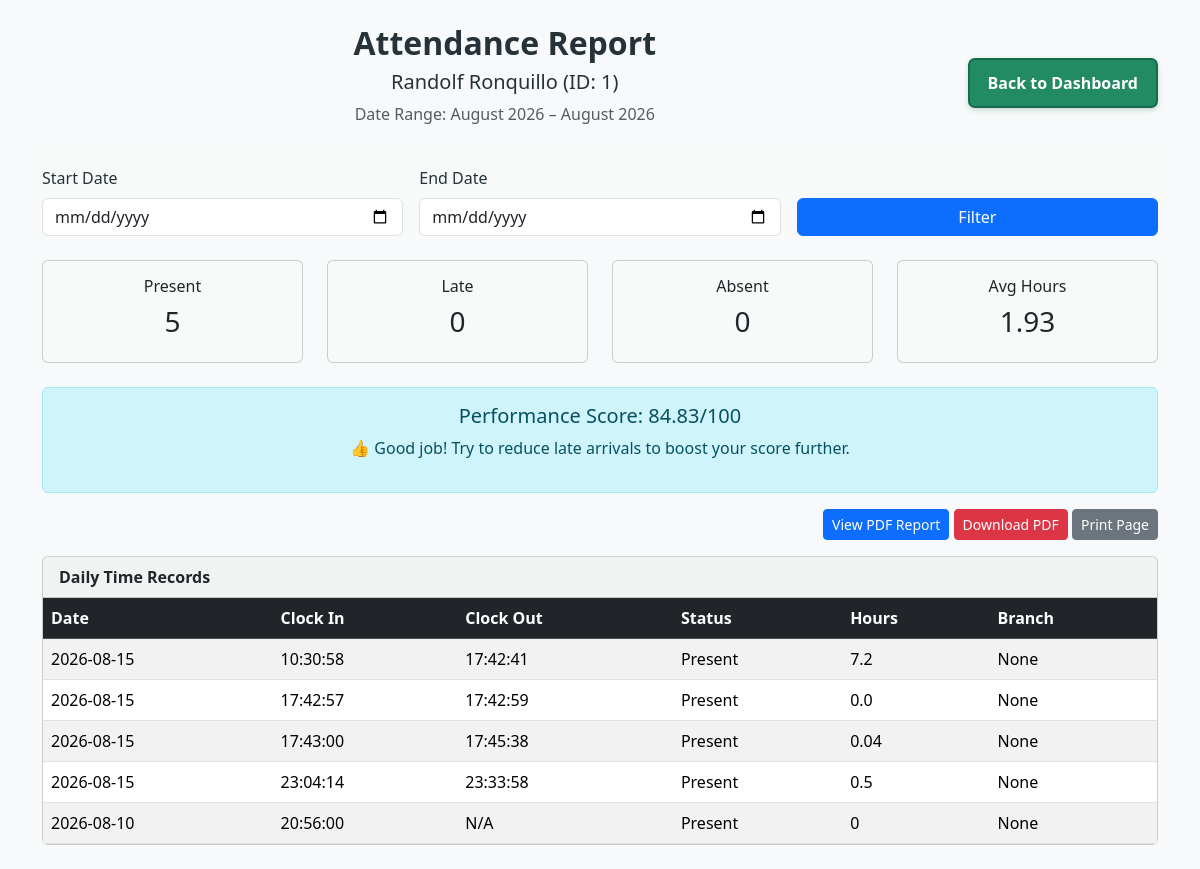
Page /attendance/1 (signed in) on the committed database.
### models.py (models this page shows, shortened)
class Employee(db.Model, UserMixin):
    __tablename__ = "employees"   # ✅ important para tugma sa foreign keys
    id = db.Column(db.Integer, primary_key=True)
    first_name = db.Column(db.String(50))
    last_name = db.Column(db.String(50))
    dob = db.Column(db.Date, nullable=True)
    role = db.Column(db.String(20))          # Staff/Admin/Employee
    company = db.Column(db.String(50))       # Trece-Uno / Auto Expert
    email = db.Column(db.String(100))        # not unique
    contact_no = db.Column(db.String(20))
    password = db.Column(db.String(200))
    profile_pic = db.Column(db.String(200))
    registered_at = db.Column(db.DateTime, default=datetime.utcnow, nullable=True)
    address = db.Column(db.String(200))
    date_started = db.Column(db.Date)
    sss = db.Column(db.String(50))
    philhealth = db.Column(db.String(50))
    tin = db.Column(db.String(50))
    pagibig = db.Column(db.String(50))
    emergency_person = db.Column(db.String(100))
    emergency_contact = db.Column(db.String(100))
    emergency_address = db.Column(db.String(200))
    sil_credits = db.Column(db.Integer, default=5)
    sil_eligible = db.Column(db.Boolean, nullable=False, default=True)
    merit_points = db.Column(db.Integer, default=0)
    demerit_points = db.Column(db.Integer, default=0)
    daily_rate = db.Column(db.Float, default=695.0)
    allowance = db.Column(db.Float, default=0.0)
    incentives = db.Column(db.Float, default=0.0)
    loan_balance = db.Column(db.Float, default=0.0)
    sl_credits = db.Column(db.Integer, default=5)
    attendances = db.relationship("Attendance", back_populates="employee", lazy=True)
    leave_requests = db.relationship("LeaveRequest", backref="employee", lazy=True)
    loans = db.relationship("Loan", backref="employee", lazy=True)
    payrolls = db.relationship("Payroll", backref="employee", lazy=True)
    redemptions = db.relationship("RedemptionHistory", backref="employee", lazy=True)

class Attendance(db.Model):
    __tablename__ = "attendances"
    id = db.Column(db.Integer, primary_key=True)
    employee_id = db.Column(db.Integer, db.ForeignKey("employees.id"), nullable=False)
    date = db.Column(db.Date, nullable=False)
    clock_in = db.Column(db.DateTime, nullable=True)
    clock_out = db.Column(db.DateTime, nullable=True)
    status = db.Column(db.String(20), nullable=False)
    hours = db.Column(db.Float, nullable=True)
    company = db.Column(db.String(50), nullable=True)
    overtime_hours = db.Column(db.Float, default=0.0)
    is_weekday_ot = db.Column(db.Boolean, default=False)
    is_restday_ot = db.Column(db.Boolean, default=False)
    is_holiday_ot = db.Column(db.Boolean, default=False)
    ot_status = db.Column(db.String(20), default="Pending")
    employee = db.relationship("Employee", back_populates="attendances")

### hris.py (the view, shortened to what this page needs)
@app.route('/attendance/<int:employee_id>')
@login_required
def attendance(employee_id):
    emp = Employee.query.get_or_404(employee_id)
    history = Attendance.query.filter_by(employee_id=employee_id).order_by(Attendance.date.desc()).all()
    total_present = sum(1 for log in history if log.status == "Present")
    total_late = sum(1 for log in history if log.status == "Late")
    total_absent = sum(1 for log in history if log.status == "Absent")
    total_days = len(history)
    total_hours = sum(((log.clock_out - log.clock_in).seconds / 3600)
                      for log in history if log.clock_in and log.clock_out)
    valid_days = sum(1 for log in history if log.clock_in and log.clock_out)
    avg_hours = total_hours / valid_days if valid_days else 0
    punctuality_score = (total_present / total_days) * 50 if total_days else 0
    attendance_score = ((total_present + total_late) / total_days) * 30 if total_days else 0
    productivity_score = (avg_hours / 8) * 20
    performance_score = round(punctuality_score + attendance_score + productivity_score, 2)
    if performance_score >= 85:
        motivation = "🌟 Excellent work! Keep maintaining your punctuality and consistency."
    elif performance_score >= 70:
        motivation = "👍 Good job! Try to reduce late arrivals to boost your score further."
    elif performance_score >= 50:
        motivation = "⚠️ Needs improvement. Focus on being on time and completing full shifts."
    else:
        motivation = "❌ Attendance is affecting performance. Let's work on discipline and consistency."
    dtr_records = []
    for log in history:
        hours_worked = (log.clock_out - log.clock_in).seconds / 3600 if log.clock_in and log.clock_out else 0
        dtr_records.append({
            "date": log.date.strftime('%Y-%m-%d'),
            "clock_in": log.clock_in.strftime('%H:%M:%S') if log.clock_in else "N/A",
            "clock_out": log.clock_out.strftime('%H:%M:%S') if log.clock_out else "N/A",
            "status": log.status,
            "hours": hours_worked,
            "branch": getattr(log, "company", "N/A")  # ginamit ko 'company' field para consistent
        })
    if history:
        start_date = history[-1].date.strftime('%B %Y')
        end_date = history[0].date.strftime('%B %Y')
        date_range = f"{start_date} – {end_date}"
    else:
        date_range = datetime.today().strftime('%B %Y')
    format = request.args.get("format")
    month = request.args.get("month")
    year = request.args.get("year")
    return render_template("attendance.html",
                           emp=emp,
                           dtr_records=dtr_records,
                           total_present=total_present,
                           total_late=total_late,
                           total_absent=total_absent,
                           avg_hours=avg_hours,
                           performance_score=performance_score,
                           motivation=motivation,
                           date_range=date_range,
                           months=list(range(1,13)),
                           years=[datetime.today().year, datetime.today().year-1, datetime.today().year-2])

### hris.py (called while the page is built, shortened)
@login_manager.user_loader
def load_user(user_id):
    return db.session.get(Employee, int(user_id))

@app.before_request
def check_authentication():
    exempt_routes = ['login', 'register', 'static']
    if not current_user.is_authenticated and request.endpoint not in exempt_routes:
        return redirect(url_for('login'))

@app.before_request
def check_lunch_resume():
    now = datetime.now()

### templates/attendance.html (shortened to what this page needs)
<!DOCTYPE html>
<html lang="en">
<head>
    <link rel="stylesheet" href="https://cdn.jsdelivr.net/npm/bootstrap@5.3.2/dist/css/bootstrap.min.css">
    <link rel="stylesheet" href="{{ url_for('static', filename='soft_theme.css') }}">
</head>
<body class="bg-light">
<div class="container my-4">
    <div class="d-flex justify-content-between align-items-center mb-4">
        <div class="text-center flex-grow-1">
            <h2 class="fw-bold">Attendance Report</h2>
            <h5>{{ emp.first_name }} {{ emp.last_name }} (ID: {{ emp.id }})</h5>
            <p class="text-muted">Date Range: {{ date_range }}</p>
        </div>
        <a href="{{ url_for('dashboard_staff') }}" class="dashboard-back-link">Back to Dashboard</a>
    </div>
    <form method="get" class="row g-3 mb-4">
        <div class="col-md-4">
            <label for="start_date" class="form-label">Start Date</label>
            <input type="date" id="start_date" name="start_date" class="form-control">
        </div>
        <div class="col-md-4">
            <label for="end_date" class="form-label">End Date</label>
            <input type="date" id="end_date" name="end_date" class="form-control">
        </div>
        <div class="col-md-4 d-flex align-items-end">
            <button type="submit" class="btn btn-primary w-100">Filter</button>
        </div>
    </form>
    <div class="row mb-4">
        <div class="col-md-3">
            <div class="card text-center">
                <div class="card-body">
                    <h6 class="card-title">Present</h6>
                    <h3>{{ total_present }}</h3>
                </div>
            </div>
        </div>
        <div class="col-md-3">
            <div class="card text-center">
                <div class="card-body">
                    <h6 class="card-title">Late</h6>
                    <h3>{{ total_late }}</h3>
                </div>
            </div>
        </div>
        <div class="col-md-3">
            <div class="card text-center">
                <div class="card-body">
                    <h6 class="card-title">Absent</h6>
                    <h3>{{ total_absent }}</h3>
                </div>
            </div>
        </div>
        <div class="col-md-3">
            <div class="card text-center">
                <div class="card-body">
                    <h6 class="card-title">Avg Hours</h6>
                    <h3>{{ avg_hours|round(2) }}</h3>
                </div>
            </div>
        </div>
    </div>
    <div class="alert alert-info text-center">
        <h5>Performance Score: {{ performance_score }}/100</h5>
        <p>{{ motivation }}</p>
    </div>
    <div class="mb-3 text-end">
        <a href="?format=pdf" target="_blank" class="btn btn-primary btn-sm">View PDF Report</a>
        <a href="?format=pdf" download class="btn btn-danger btn-sm">Download PDF</a>
        <button onclick="window.print()" class="btn btn-secondary btn-sm">Print Page</button>
    </div>
    <div class="card">
        <div class="card-header fw-bold">Daily Time Records</div>
        <div class="card-body p-0">
            <table class="table table-striped table-hover mb-0">
                <thead class="table-dark">
                    <tr>
                        <th>Date</th>
                        <th>Clock In</th>
                        <th>Clock Out</th>
                        <th>Status</th>
                        <th>Hours</th>
                        <th>Branch</th>
                    </tr>
                </thead>
                <tbody>
                    {% for record in dtr_records %}
                    <tr>
                        <td>{{ record.date }}</td>
                        <td>{{ record.clock_in }}</td>
                        <td>{{ record.clock_out }}</td>
                        <td>{{ record.status }}</td>
                        <td>{{ record.hours|round(2) }}</td>
                        <td>{{ record.branch }}</td>
                    </tr>
                    {% endfor %}
                </tbody>
            </table>
        </div>
    </div>
</div>
</body>
</html>

### static/soft_theme.css (style rules this page uses)
body { background-color: #e9efed !important; color: #263238; }
.dashboard-back-link { display: inline-flex; align-items: center; gap: 8px; padding: 11px 18px; border: 2px solid #176b4d; border-radius: 7px; background: #238b63; color: #ffffff !important; font-weight: 700; text-decoration: none !important; box-shadow: 0 2px 5px rgba(23, 107, 77, 0.24); transition: background-color 0.2s ease, transform 0.2s ease; }
.card, .section, .profile, .profile-card, .tab-content, .payslip-card, form { background-color: #f8faf9; }
tr:nth-child(even) { background-color: #f1f5f3; }

### rows in the picture
Employee: first_name "Randolf", last_name "Ronquillo", id "1"
Attendance: date "2026-08-15", clock_in "10:30:58", clock_out "17:42:41", status "Present", hours "7.2", branch "None"
Attendance: date "2026-08-15", clock_in "17:42:57", clock_out "17:42:59", status "Present", hours "0.0", branch "None"
Attendance: date "2026-08-15", clock_in "17:43:00", clock_out "17:45:38", status "Present", hours "0.04", branch "None"
Attendance: date "2026-08-15", clock_in "23:04:14", clock_out "23:33:58", status "Present", hours "0.5", branch "None"
Attendance: date "2026-08-10", clock_in "20:56:00", clock_out "N/A", status "Present", hours "0", branch "None"

### other values in the picture
{{ date_range }} "August 2026 – August 2026"
{{ total_present }} "5"
{{ total_late }} "0"
{{ total_absent }} "0"
{{ avg_hours|round(2) }} "1.93"
{{ performance_score }} "84.83"
{{ motivation }} "👍 Good job! Try to reduce late arrivals to boost your score further."
